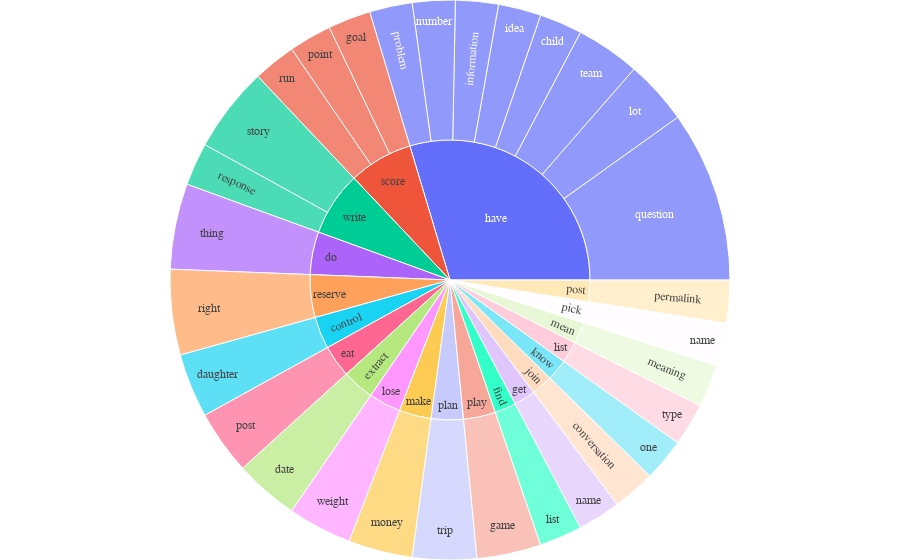

Notebook source saved alongside this figure:
### Code cell
import os
import plotly.graph_objects as go
import plotly.express as px

# df["blank"] = "ROOT"
df = phrases.groupby(["verb", "noun"]).size().sort_values(ascending=False).head(30).reset_index().rename(columns={0: "count"})

#df = df[df["count"] > 30]
print(df)
fig = px.sunburst(df, path=['verb', 'noun'], values='count')
# fig.update_layout(uniformtext=dict(minsize=10, mode='hide'))
fig.update_layout(
    margin=dict(l=0, r=0, t=0, b=0),
    font_family="Times New Roman",
)
fig.show()
os.makedirs('./output', exist_ok=True)
fig.write_html("./output/verb_noun.html")
# fig.savefig("output/verb_noun.pdf")

### Figure 1 — Plotly figure (JSON) as saved in the notebook; plotly's stock layout.template omitted (floating-point values rounded to 4 significant figures)
{"data": [{"branchvalues": "total", "domain": {"x": [0, 1], "y": [0, 1]}, "hovertemplate": "labels=%{label}<br>count=%{value}<br>parent=%{parent}<br>id=%{id}<extra></extra>", "ids": ["have/child", "join/conversation", "extract/date", "control/daughter", "play/game", "score/goal", "have/idea", "have/information", "find/list", "have/lot", "mean/meaning", "make/money", "get/name", "pick/name", "have/number", "know/one", "post/permalink", "score/point", "eat/post", "have/problem", "have/question", "write/response", "reserve/right", "score/run", "write/story", "have/team", "do/thing", "plan/trip", "list/type", "lose/weight", "control", "do", "eat", "extract", "find", "get", "have", "join", "know", "list", "lose", "make", "mean", "pick", "plan", "play", "post", "reserve", "score", "write"], "labels": ["child", "conversation", "date", "daughter", "game", "goal", "idea", "information", "list", "lot", "meaning", "money", "name", "name", "number", "one", "permalink", "point", "post", "problem", "question", "response", "right", "run", "story", "team", "thing", "trip", "type", "weight", "control", "do", "eat", "extract", "find", "get", "have", "join", "know", "list", "lose", "make", "mean", "pick", "plan", "play", "post", "reserve", "score", "write"], "name": "", "parents": ["have", "join", "extract", "control", "play", "score", "have", "have", "find", "have", "mean", "make", "get", "pick", "have", "know", "post", "score", "eat", "have", "have", "write", "reserve", "score", "write", "have", "do", "plan", "list", "lose", "", "", "", "", "", "", "", "", "", "", "", "", "", "", "", "", "", "", "", ""], "type": "sunburst", "values": [2, 2, 3, 3, 3, 2, 2, 2, 2, 3, 2, 3, 2, 2, 2, 2, 2, 2, 3, 2, 8, 2, 4, 2, 4, 3, 4, 3, 2, 3, 3, 4, 3, 3, 2, 2, 24, 2, 2, 2, 3, 3, 2, 2, 3, 3, 2, 4, 6, 6]}], "layout": {"font": {"family": "Times New Roman"}, "legend": {"tracegroupgap": 0}, "margin": {"b": 0, "l": 0, "r": 0, "t": 0}}}
